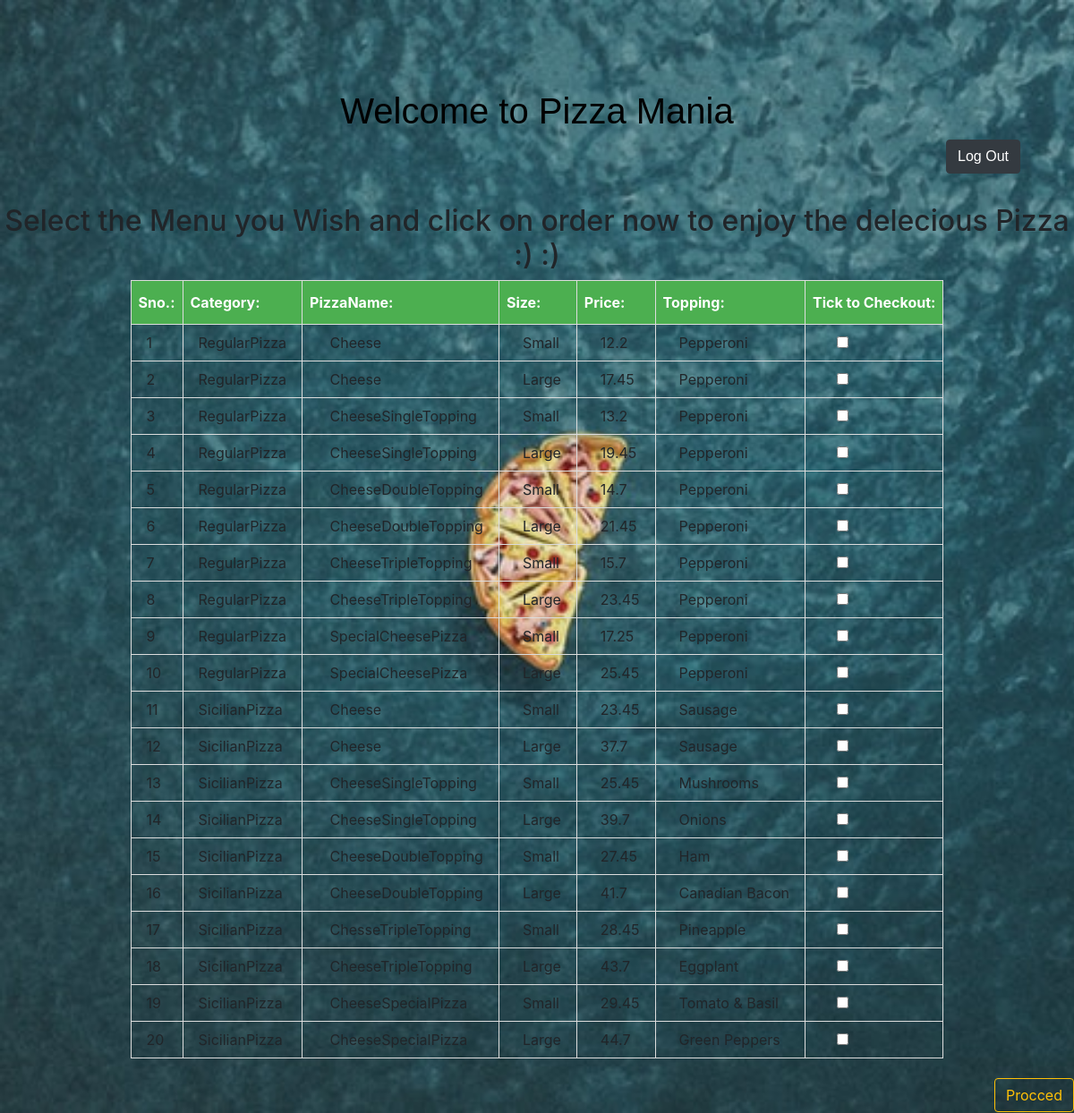
The app's page /menu/ with its own data.
### first_project/first_app/models.py (models this page shows, shortened)
class pizzaselection(models.Model):
        pid = models.IntegerField()
        catid = models.ForeignKey(category,on_delete = models.CASCADE)
        pname = models.CharField(max_length=50)
        psize = models.CharField(max_length=100)
        pprice = models.FloatField()
        tname = models.CharField(max_length=50) # topping name

class category(models.Model):
        catid = models.IntegerField()
        catname = models.CharField(max_length=50)
        def __str__(self):
            return self.catname

### first_project/first_app/views.py (the view)
# urls.py: url(r'^menu/',include('first_app.urls')),
def menu(request):
    from first_app.models import Users,category,pizzaselection
    pizzamenu = pizzaselection.objects.order_by('pid')
    pizzalist = {'pizza_selection':pizzamenu}
    return render(request,'first_app/menu.html',context=pizzalist)

### templates/first_app/menu.html (shortened to what this page needs)
<!DOCTYPE html>
{% load staticfiles %}
<html lang="en" dir="ltr">
  <head>
    <link rel="stylesheet" href="{% static "css/p0style.css" %}"/>
      <link rel="stylesheet" href="{% static "css/styling.css" %}"/>
      <link rel="stylesheet" href="https://maxcdn.bootstrapcdn.com/bootstrap/4.0.0/css/bootstrap.min.css">
  </head>
  <header class="head">
  <h1 style="text-align:center">Welcome to Pizza Mania</h1>
  <a href='http://127.0.0.1:8000'><button type="button" class="btn btn-dark" style="float: right;">Log Out</button></a>
</header>
  <body id="indexbody">
  <h2 style="text-align:center">Select the Menu you Wish and click on order now to enjoy the delecious Pizza :) :)</h2>
  <div class="djangotwo">
    {% if pizza_selection %}
      <table id="customers" align="center">
        <thead>
          <th>Sno.:</th>
          <th>Category:</th>
          <th>PizzaName:&nbsp;</th>
          <th>Size:</th>
          <th>Price:</th>
          <th>Topping:</th>
          <th>Tick to Checkout:</th>
        </thead>
      {% for acc in pizza_selection %}
      <tr>
          <td>&nbsp;&nbsp;{{acc.pid}}&nbsp;&nbsp;</td>
          <td>&nbsp;&nbsp;{{acc.catid}}&nbsp;&nbsp;</td>
          <td>&nbsp;&nbsp;&nbsp;&nbsp;&nbsp;{{acc.pname}}&nbsp;&nbsp;</td>
          <td>&nbsp;&nbsp;&nbsp;&nbsp;{{acc.psize}}&nbsp;&nbsp;</td>
          <td>&nbsp;&nbsp;&nbsp;&nbsp;{{acc.pprice}}&nbsp;&nbsp;</td>
          <td>&nbsp;&nbsp;&nbsp;&nbsp;{{acc.tname}}&nbsp;&nbsp;</td>
          <td>&nbsp;&nbsp;&nbsp;&nbsp;&nbsp;&nbsp;<input type="checkbox" name= '{{ acc.pid }}'/></td>
        </tr>
      {% endfor %}
    </table>
      {% else %}
      <p> No Menu to display! Check your connection</p>
      {% endif %}
  </div>
  </body>
  <footer>
    <a href = "{% url 'first_app:cart' %}" style="float:right"><button type="button" class="btn btn-outline-warning">Procced</button></a>
  </footer>
</html>

### static/css/styling.css (style rules this page uses)
#name,#indexbody, #welcomebody { background-size: cover; background-repeat: no-repeat; background-attachment: fixed; }
#indexbody, #welcomebody { background-image: url("../images/pizza.jpg") }
a:link, a:visited, a:active, a:hover { display: inline-flex; all: unset; color: black; background-color: transparent; text-decoration: none; cursor: pointer; }
footer { color: black; text-align: center; font-size: 30px; margin: 50px 70px 50px 550; }
header { margin: 100px 60px 80px; text-align: center; font-weight: 20px; font-size: 40px; font-family: verdana,arial; clear: left; color: black; }

### templates/first_app/menu.html (style rules this page uses)
#customers td, #customers th { border: 1px solid #ddd; padding: 8px; }
#customers th { padding-top: 12px; padding-bottom: 12px; text-align: left; background-color: #4CAF50; color: white; }

### records on screen
pizzaselection: pid "1", catid "RegularPizza", pname "Cheese", psize "Small", pprice "12.2", tname "Pepperoni"
pizzaselection: pid "2", catid "RegularPizza", pname "Cheese", psize "Large", pprice "17.45", tname "Pepperoni"
pizzaselection: pid "3", catid "RegularPizza", pname "CheeseSingleTopping", psize "Small", pprice "13.2", tname "Pepperoni"
pizzaselection: pid "4", catid "RegularPizza", pname "CheeseSingleTopping", psize "Large", pprice "19.45", tname "Pepperoni"
pizzaselection: pid "5", catid "RegularPizza", pname "CheeseDoubleTopping", psize "Small", pprice "14.7", tname "Pepperoni"
pizzaselection: pid "6", catid "RegularPizza", pname "CheeseDoubleTopping", psize "Large", pprice "21.45", tname "Pepperoni"
pizzaselection: pid "7", catid "RegularPizza", pname "CheeseTripleTopping", psize "Small", pprice "15.7", tname "Pepperoni"
pizzaselection: pid "8", catid "RegularPizza", pname "CheeseTripleTopping", psize "Large", pprice "23.45", tname "Pepperoni"
pizzaselection: pid "9", catid "RegularPizza", pname "SpecialCheesePizza", psize "Small", pprice "17.25", tname "Pepperoni"
pizzaselection: pid "10", catid "RegularPizza", pname "SpecialCheesePizza", psize "Large", pprice "25.45", tname "Pepperoni"
pizzaselection: pid "11", catid "SicilianPizza", pname "Cheese", psize "Small", pprice "23.45", tname "Sausage"
pizzaselection: pid "12", catid "SicilianPizza", pname "Cheese", psize "Large", pprice "37.7", tname "Sausage"
pizzaselection: pid "13", catid "SicilianPizza", pname "CheeseSingleTopping", psize "Small", pprice "25.45", tname "Mushrooms"
pizzaselection: pid "14", catid "SicilianPizza", pname "CheeseSingleTopping", psize "Large", pprice "39.7", tname "Onions"
pizzaselection: pid "15", catid "SicilianPizza", pname "CheeseDoubleTopping", psize "Small", pprice "27.45", tname "Ham"
pizzaselection: pid "16", catid "SicilianPizza", pname "CheeseDoubleTopping", psize "Large", pprice "41.7", tname "Canadian Bacon"
pizzaselection: pid "17", catid "SicilianPizza", pname "ChesseTripleTopping", psize "Small", pprice "28.45", tname "Pineapple"
pizzaselection: pid "18", catid "SicilianPizza", pname "CheeseTripleTopping", psize "Large", pprice "43.7", tname "Eggplant"
pizzaselection: pid "19", catid "SicilianPizza", pname "CheeseSpecialPizza", psize "Small", pprice "29.45", tname "Tomato & Basil"
pizzaselection: pid "20", catid "SicilianPizza", pname "CheeseSpecialPizza", psize "Large", pprice "44.7", tname "Green Peppers"
